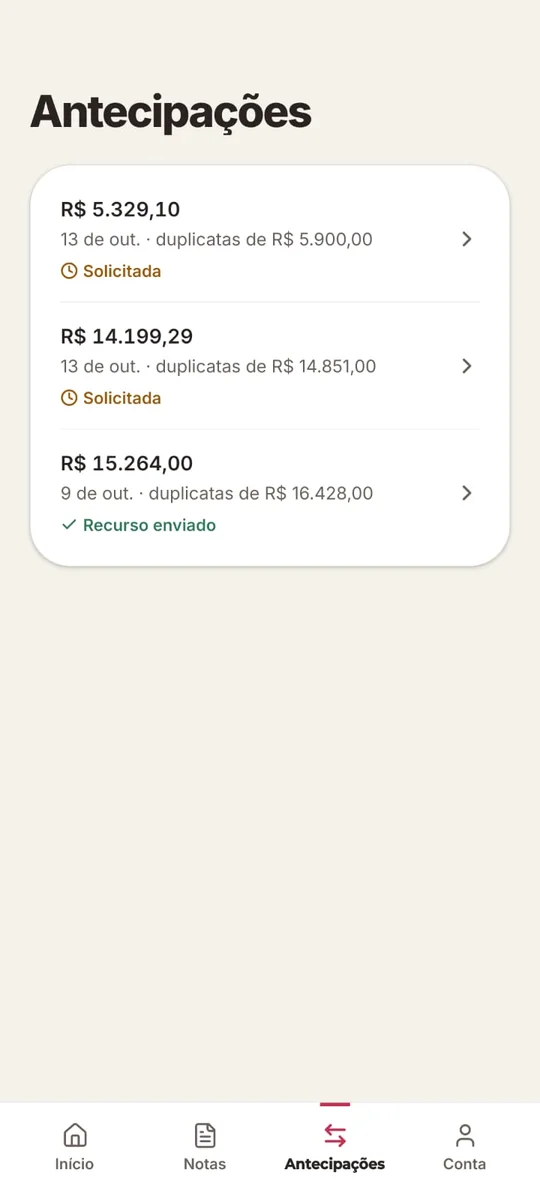
#> input picture 03 - Site/img/app-antecipacoes.webp, 540 x 1185 px
$ python toWebp.py '../../03 - Site/img/app-antecipacoes.webp' out.png out.png
#> lines starting #> are read from the running program, lines starting #| are printed output that depends on the picture
# Uso: python3 toWebp.py entrada.png saida.webp  (reduz de 3200x2000 para 1600x1000, qualidade 82)
import sys
from PIL import Image
im = Image.open(sys.argv[1]).convert('RGB')
#> im is the input picture: PIL image 540x1185 RGB; mean R, G, B 244.5, 242.5, 237.3
if im.width != 1600: im = im.resize((1600, 1000), Image.LANCZOS)
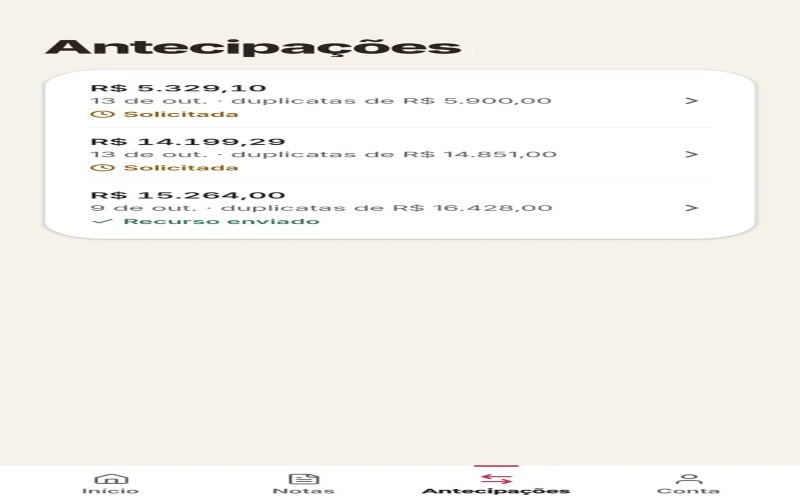
#> im: PIL image 1600x1000 RGB (shown at 1/2 size); mean R, G, B 244.4, 242.5, 237.3
#> (the run stopped early here; a loop or call above may not have finished)

$ run again, on 03 - Site/img/app-notas.webp
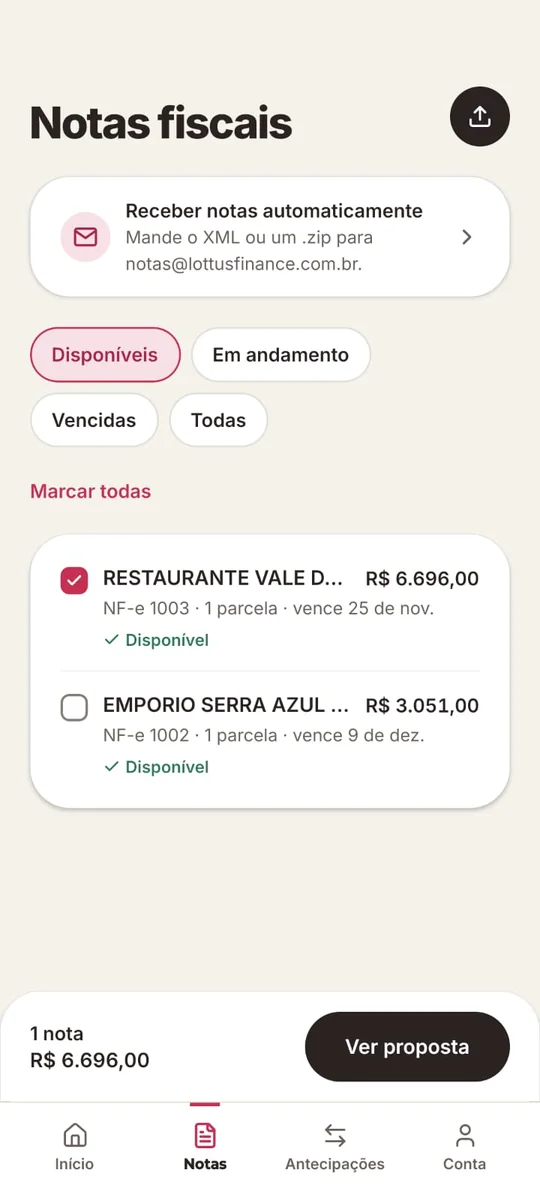
#> input picture 03 - Site/img/app-notas.webp, 540 x 1185 px
#> im is the input picture: PIL image 540x1185 RGB; mean R, G, B 238.3, 235.7, 231.8
#> `if im.width != 1600: im = im.resize((1600, 1000), Image.LANCZOS)`:
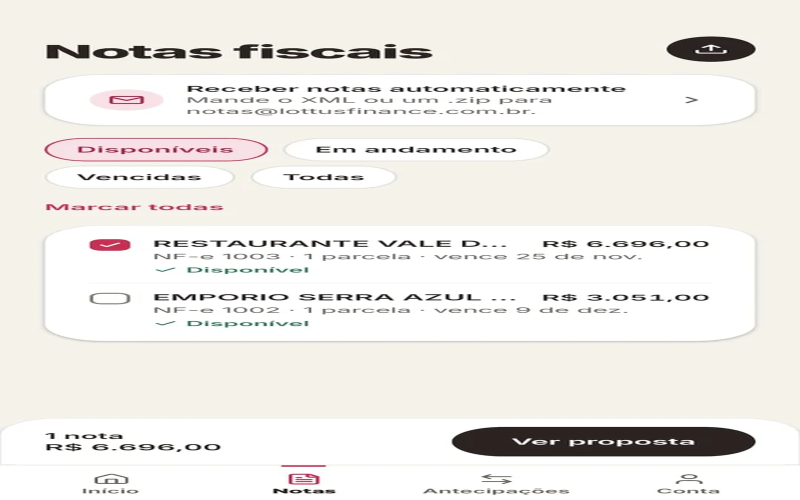
#> im: PIL image 1600x1000 RGB (shown at 1/2 size); mean R, G, B 238.2, 235.6, 231.8
